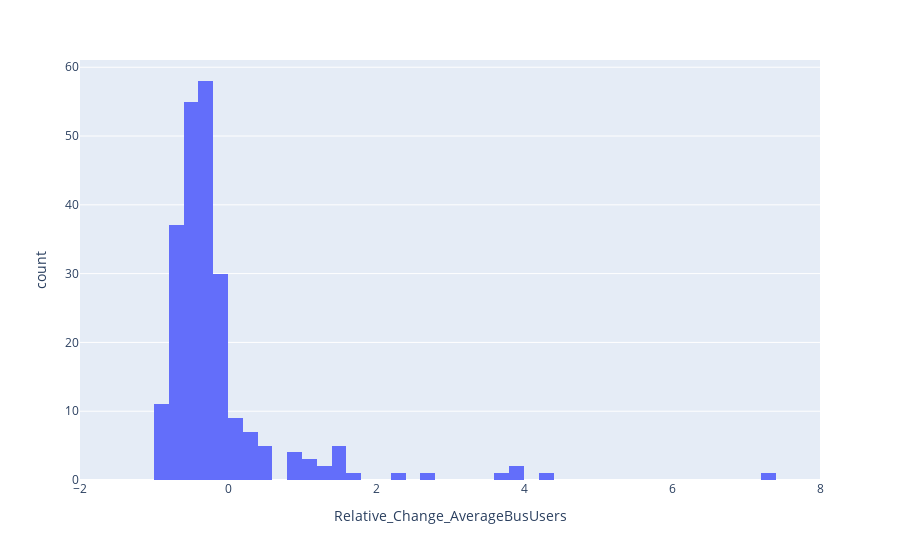

This figure's notebook cell:
### Code cell
import plotly.express as px
fig = px.histogram(churn_user_changes, x="Relative_Change_AverageBusUsers", nbins=256)
fig.update_xaxes(range=[-2, 8])
fig.show()

### Figure 1 — Plotly figure (JSON) as saved in the notebook; plotly's stock layout.template omitted (floating-point values rounded to 4 significant figures; data arrays with more than 128 entries replaced by an {"elided": "..."} marker saying what was removed)
{"data": [{"alignmentgroup": "True", "bingroup": "x", "hovertemplate": "Relative_Change_AverageBusUsers=%{x}<br>count=%{y}<extra></extra>", "legendgroup": "", "marker": {"color": "#636efa"}, "name": "", "nbinsx": 256, "offsetgroup": "", "orientation": "v", "showlegend": false, "type": "histogram", "x": {"elided": "239 float values"}, "xaxis": "x", "yaxis": "y"}], "layout": {"autosize": true, "barmode": "relative", "legend": {"tracegroupgap": 0}, "margin": {"t": 60}, "xaxis": {"anchor": "y", "domain": [0, 1], "range": [-2, 8], "title": {"text": "Relative_Change_AverageBusUsers"}, "type": "linear"}, "yaxis": {"anchor": "x", "autorange": true, "domain": [0, 1], "range": [0, 61.05], "title": {"text": "count"}}}}
